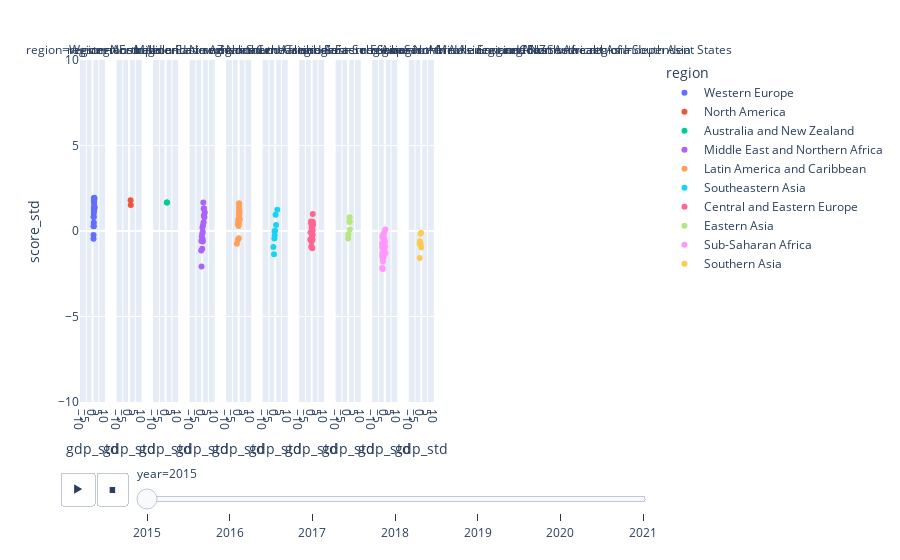

Notebook source saved alongside this figure:
### Code cell
fig = px.scatter(df, x="gdp_std", y="score_std", animation_frame="year", animation_group="country", color="region", hover_name="country", facet_col="region",
           log_x=False, size_max=45, range_x=[-10,10], range_y=[-10,10])
fig.show()

### Figure 1 — Plotly figure (JSON) as saved in the notebook; plotly's stock layout.template omitted (floating-point values rounded to 4 significant figures)
{"data": [{"hovertemplate": "<b>%{hovertext}</b><br><br>region=Western Europe<br>year=2015<br>gdp_std=%{x}<br>score_std=%{y}<extra></extra>", "hovertext": ["Switzerland", "Iceland", "Denmark", "Norway", "Finland", "Netherlands", "Sweden", "Austria", "Luxembourg", "Ireland", "Belgium", "United Kingdom", "Germany", "France", "Spain", "Malta", "Italy", "North Cyprus", "Cyprus", "Portugal", "Greece"], "ids": ["Switzerland", "Iceland", "Denmark", "Norway", "Finland", "Netherlands", "Sweden", "Austria", "Luxembourg", "Ireland", "Belgium", "United Kingdom", "Germany", "France", "Spain", "Malta", "Italy", "North Cyprus", "Cyprus", "Portugal", "Greece"], "legendgroup": "Western Europe", "marker": {"color": "#636efa", "symbol": "circle"}, "mode": "markers", "name": "Western Europe", "orientation": "v", "showlegend": true, "type": "scatter", "x": [1.37, 1.135, 1.193, 1.525, 1.105, 1.203, 1.208, 1.222, 1.786, 1.219, 1.149, 1.046, 1.199, 1.074, 0.9555, 0.899, 1.008, 0.9007, 0.9008, 0.7808, 0.7663], "xaxis": "x", "y": [1.937, 1.915, 1.885, 1.88, 1.779, 1.754, 1.742, 1.598, 1.376, 1.371, 1.368, 1.307, 1.204, 1.051, 0.8352, 0.8115, 0.5014, 0.2797, 0.2745, -0.2398, -0.4545], "yaxis": "y"}, {"hovertemplate": "<b>%{hovertext}</b><br><br>region=North America<br>year=2015<br>gdp_std=%{x}<br>score_std=%{y}<extra></extra>", "hovertext": ["Canada", "United States"], "ids": ["Canada", "United States"], "legendgroup": "North America", "marker": {"color": "#EF553B", "symbol": "circle"}, "mode": "markers", "name": "North America", "orientation": "v", "showlegend": true, "type": "scatter", "x": [1.195, 1.365], "xaxis": "x2", "y": [1.797, 1.527], "yaxis": "y2"}, {"hovertemplate": "<b>%{hovertext}</b><br><br>region=Australia and New Zealand<br>year=2015<br>gdp_std=%{x}<br>score_std=%{y}<extra></extra>", "hovertext": ["New Zealand", "Australia"], "ids": ["New Zealand", "Australia"], "legendgroup": "Australia and New Zealand", "marker": {"color": "#00cc96", "symbol": "circle"}, "mode": "markers", "name": "Australia and New Zealand", "orientation": "v", "showlegend": true, "type": "scatter", "x": [1.005, 1.213], "xaxis": "x3", "y": [1.674, 1.672], "yaxis": "y3"}, {"hovertemplate": "<b>%{hovertext}</b><br><br>region=Middle East and Northern Africa<br>year=2015<br>gdp_std=%{x}<br>score_std=%{y}<extra></extra>", "hovertext": ["Israel", "United Arab Emirates", "Oman", "Qatar", "Saudi Arabia", "Kuwait", "Bahrain", "Libya", "Algeria", "Turkey", "Jordan", "Morocco", "Lebanon", "Tunisia", "Palestinian Territories", "Iran", "Iraq", "Egypt", "Yemen", "Syria"], "ids": ["Israel", "United Arab Emirates", "Oman", "Qatar", "Saudi Arabia", "Kuwait", "Bahrain", "Libya", "Algeria", "Turkey", "Jordan", "Morocco", "Lebanon", "Tunisia", "Palestinian Territories", "Iran", "Iraq", "Egypt", "Yemen", "Syria"], "legendgroup": "Middle East and Northern Africa", "marker": {"color": "#ab63fa", "symbol": "circle"}, "mode": "markers", "name": "Middle East and Northern Africa", "orientation": "v", "showlegend": true, "type": "scatter", "x": [0.9517, 1.446, 1.279, 2.101, 1.367, 1.762, 1.189, 0.71, 0.2318, 0.5346, 0.139, -0.2771, 0.4467, 0.08708, -0.6158, 0.4048, 0.3468, 0.08875, -0.7457, -0.4552], "xaxis": "x4", "y": [1.667, 1.336, 1.294, 1.082, 0.907, 0.8054, 0.5119, 0.3314, 0.2009, -0.03832, -0.161, -0.3178, -0.4702, -0.5579, -0.5789, -0.6043, -0.6122, -1.035, -1.138, -2.076], "yaxis": "y4"}, {"hovertemplate": "<b>%{hovertext}</b><br><br>region=Latin America and Caribbean<br>year=2015<br>gdp_std=%{x}<br>score_std=%{y}<extra></extra>", "hovertext": ["Costa Rica", "Mexico", "Brazil", "Venezuela", "Panama", "Chile", "Argentina", "Uruguay", "Colombia", "Suriname", "Trinidad and Tobago", "El Salvador", "Guatemala", "Ecuador", "Bolivia", "Paraguay", "Nicaragua", "Peru", "Jamaica", "Dominican Republic", "Honduras", "Haiti"], "ids": ["Costa Rica", "Mexico", "Brazil", "Venezuela", "Panama", "Chile", "Argentina", "Uruguay", "Colombia", "Suriname", "Trinidad and Tobago", "El Salvador", "Guatemala", "Ecuador", "Bolivia", "Paraguay", "Nicaragua", "Peru", "Jamaica", "Dominican Republic", "Honduras", "Haiti"], "legendgroup": "Latin America and Caribbean", "marker": {"color": "#FFA15A", "symbol": "circle"}, "mode": "markers", "name": "Latin America and Caribbean", "orientation": "v", "showlegend": true, "type": "scatter", "x": [0.2728, 0.434, 0.3362, 0.493, 0.541, 0.6495, 0.5161, 0.5363, 0.1804, 0.3713, 0.91, -0.2031, -0.2504, 0.0445, -0.4101, -0.2147, -0.6293, 0.1345, -0.08898, 0.1225, -0.6242, -1.442], "xaxis": "x5", "y": [1.621, 1.587, 1.408, 1.257, 1.236, 1.134, 1.05, 0.9719, 0.9649, 0.7826, 0.6941, 0.6608, 0.6547, 0.525, 0.4506, 0.4401, 0.3962, 0.3927, 0.292, -0.4299, -0.5149, -0.7515], "yaxis": "y5"}, {"hovertemplate": "<b>%{hovertext}</b><br><br>region=Southeastern Asia<br>year=2015<br>gdp_std=%{x}<br>score_std=%{y}<extra></extra>", "hovertext": ["Singapore", "Thailand", "Malaysia", "Indonesia", "Vietnam", "Philippines", "Laos", "Myanmar", "Cambodia"], "ids": ["Singapore", "Thailand", "Malaysia", "Indonesia", "Vietnam", "Philippines", "Laos", "Myanmar", "Cambodia"], "legendgroup": "Southeastern Asia", "marker": {"color": "#19d3f3", "symbol": "circle"}, "mode": "markers", "name": "Southeastern Asia", "orientation": "v", "showlegend": true, "type": "scatter", "x": [1.682, 0.3005, 0.6936, -0.04446, -0.5325, -0.3504, -0.6358, -1.431, -0.96], "xaxis": "x6", "y": [1.246, 0.9456, 0.3454, 0.02038, -0.01379, -0.2652, -0.4378, -0.9364, -1.364], "yaxis": "y6"}, {"hovertemplate": "<b>%{hovertext}</b><br><br>region=Central and Eastern Europe<br>year=2015<br>gdp_std=%{x}<br>score_std=%{y}<extra></extra>", "hovertext": ["Czech Republic", "Uzbekistan", "Slovakia", "Moldova", "Kazakhstan", "Slovenia", "Lithuania", "Belarus", "Poland", "Croatia", "Russia", "Kosovo", "Turkmenistan", "Estonia", "Kyrgyzstan", "Azerbaijan", "Montenegro", "Romania", "Serbia", "Latvia", "Macedonia", "Albania", "Bosnia and Herzegovina", "Hungary", "Tajikistan", "Ukraine", "Armenia", "Georgia", "Bulgaria"], "ids": ["Czech Republic", "Uzbekistan", "Slovakia", "Moldova", "Kazakhstan", "Slovenia", "Lithuania", "Belarus", "Poland", "Croatia", "Russia", "Kosovo", "Turkmenistan", "Estonia", "Kyrgyzstan", "Azerbaijan", "Montenegro", "Romania", "Serbia", "Latvia", "Macedonia", "Albania", "Bosnia and Herzegovina", "Hungary", "Tajikistan", "Ukraine", "Armenia", "Georgia", "Bulgaria"], "legendgroup": "Central and Eastern Europe", "marker": {"color": "#FF6692", "symbol": "circle"}, "mode": "markers", "name": "Central and Eastern Europe", "orientation": "v", "showlegend": true, "type": "scatter", "x": [0.8283, -0.5318, 0.8032, -0.6263, 0.6878, 0.8432, 0.7493, 0.4623, 0.6953, 0.5883, 0.7254, -0.1111, 0.2795, 0.7605, -0.9254, 0.4423, 0.3191, 0.491, 0.1851, 0.6644, 0.1801, 0.08096, -0.03461, 0.6839, -1.134, -0.1171, -0.1939, -0.2594, 0.4132], "xaxis": "x7", "y": [0.9894, 0.5496, 0.5426, 0.4497, 0.4199, 0.4138, 0.4006, 0.3831, 0.3638, 0.3358, 0.2981, 0.1868, 0.1509, 0.04667, -0.07862, -0.1435, -0.161, -0.2206, -0.2214, -0.2433, -0.3231, -0.3651, -0.3739, -0.5044, -0.5167, -0.6087, -0.8987, -0.9451, -1.014], "yaxis": "y7"}, {"hovertemplate": "<b>%{hovertext}</b><br><br>region=Eastern Asia<br>year=2015<br>gdp_std=%{x}<br>score_std=%{y}<extra></extra>", "hovertext": ["Taiwan", "Japan", "South Korea", "Hong Kong", "China", "Mongolia"], "ids": ["Taiwan", "Japan", "South Korea", "Hong Kong", "China", "Mongolia"], "legendgroup": "Eastern Asia", "marker": {"color": "#B6E880", "symbol": "circle"}, "mode": "markers", "name": "Eastern Asia", "orientation": "v", "showlegend": true, "type": "scatter", "x": [1.107, 1.057, 0.9916, 1.344, 0.1095, -0.04466], "xaxis": "x8", "y": [0.808, 0.5355, 0.5329, 0.08609, -0.2065, -0.4396], "yaxis": "y8"}, {"hovertemplate": "<b>%{hovertext}</b><br><br>region=Sub-Saharan Africa<br>year=2015<br>gdp_std=%{x}<br>score_std=%{y}<extra></extra>", "hovertext": ["Mauritius", "Nigeria", "Zambia", "Somaliland region", "Mozambique", "Lesotho", "Swaziland", "South Africa", "Ghana", "Zimbabwe", "Liberia", "Sudan", "Congo (Kinshasa)", "Ethiopia", "Sierra Leone", "Mauritania", "Kenya", "Djibouti", "Botswana", "Malawi", "Cameroon", "Angola", "Mali", "Congo (Brazzaville)", "Comoros", "Uganda", "Senegal", "Gabon", "Niger", "Tanzania", "Madagascar", "Central African Republic", "Chad", "Guinea", "Ivory Coast", "Burkina Faso", "Rwanda", "Benin", "Burundi", "Togo"], "ids": ["Mauritius", "Nigeria", "Zambia", "Somaliland region", "Mozambique", "Lesotho", "Swaziland", "South Africa", "Ghana", "Zimbabwe", "Liberia", "Sudan", "Congo (Kinshasa)", "Ethiopia", "Sierra Leone", "Mauritania", "Kenya", "Djibouti", "Botswana", "Malawi", "Cameroon", "Angola", "Mali", "Congo (Brazzaville)", "Comoros", "Uganda", "Senegal", "Gabon", "Niger", "Tanzania", "Madagascar", "Central African Republic", "Chad", "Guinea", "Ivory Coast", "Burkina Faso", "Rwanda", "Benin", "Burundi", "Togo"], "legendgroup": "Sub-Saharan Africa", "marker": {"color": "#FF97FF", "symbol": "circle"}, "mode": "markers", "name": "Sub-Saharan Africa", "orientation": "v", "showlegend": true, "type": "scatter", "x": [0.4018, -0.4773, -0.9351, -1.637, -1.899, -1.171, -0.3337, 0.185, -0.7479, -1.431, -1.928, -0.8089, -2.106, -1.631, -1.284, -0.9757, -1.198, -1.01, 0.3668, -2.066, -1.054, -0.2199, -1.457, -0.4168, -1.511, -1.581, -1.197, 0.5328, -1.933, -1.396, -1.587, -1.91, -1.255, -1.672, -0.9476, -1.463, -1.553, -1.392, -2.068, -1.586], "xaxis": "x9", "y": [0.08872, -0.09439, -0.2162, -0.2793, -0.3546, -0.4186, -0.4457, -0.6428, -0.6507, -0.6709, -0.7051, -0.7235, -0.7524, -0.7567, -0.7611, -0.8233, -0.8382, -0.882, -0.9144, -0.9495, -0.9845, -1.176, -1.21, -1.215, -1.244, -1.266, -1.289, -1.296, -1.341, -1.397, -1.485, -1.487, -1.497, -1.507, -1.508, -1.567, -1.674, -1.784, -2.165, -2.223], "yaxis": "y9"}, {"hovertemplate": "<b>%{hovertext}</b><br><br>region=Southern Asia<br>year=2015<br>gdp_std=%{x}<br>score_std=%{y}<extra></extra>", "hovertext": ["Bhutan", "Pakistan", "Bangladesh", "India", "Nepal", "Sri Lanka", "Afghanistan"], "ids": ["Bhutan", "Pakistan", "Bangladesh", "India", "Nepal", "Sri Lanka", "Afghanistan"], "legendgroup": "Southern Asia", "marker": {"color": "#FECB52", "symbol": "circle"}, "mode": "markers", "name": "Southern Asia", "orientation": "v", "showlegend": true, "type": "scatter", "x": [-0.1884, -0.6239, -1.116, -0.5006, -1.21, -0.02712, -1.31], "xaxis": "x10", "y": [-0.1075, -0.1592, -0.5973, -0.7103, -0.755, -0.9679, -1.578], "yaxis": "y10"}], "layout": {"annotations": [{"font": {}, "showarrow": false, "text": "region=Western Europe", "x": 0.02187, "xanchor": "center", "xref": "paper", "y": 1, "yanchor": "bottom", "yref": "paper"}, {"font": {}, "showarrow": false, "text": "region=North America", "x": 0.08563, "xanchor": "center", "xref": "paper", "y": 1, "yanchor": "bottom", "yref": "paper"}, {"font": {}, "showarrow": false, "text": "region=Australia and New Zealand", "x": 0.1494, "xanchor": "center", "xref": "paper", "y": 1, "yanchor": "bottom", "yref": "paper"}, {"font": {}, "showarrow": false, "text": "region=Middle East and Northern Africa", "x": 0.2131, "xanchor": "center", "xref": "paper", "y": 1, "yanchor": "bottom", "yref": "paper"}, {"font": {}, "showarrow": false, "text": "region=Latin America and Caribbean", "x": 0.2769, "xanchor": "center", "xref": "paper", "y": 1, "yanchor": "bottom", "yref": "paper"}, {"font": {}, "showarrow": false, "text": "region=Southeastern Asia", "x": 0.3406, "xanchor": "center", "xref": "paper", "y": 1, "yanchor": "bottom", "yref": "paper"}, {"font": {}, "showarrow": false, "text": "region=Central and Eastern Europe", "x": 0.4044, "xanchor": "center", "xref": "paper", "y": 1, "yanchor": "bottom", "yref": "paper"}, {"font": {}, "showarrow": false, "text": "region=Eastern Asia", "x": 0.4681, "xanchor": "center", "xref": "paper", "y": 1, "yanchor": "bottom", "yref": "paper"}, {"font": {}, "showarrow": false, "text": "region=Sub-Saharan Africa", "x": 0.5319, "xanchor": "center", "xref": "paper", "y": 1, "yanchor": "bottom", "yref": "paper"}, {"font": {}, "showarrow": false, "text": "region=Southern Asia", "x": 0.5956, "xanchor": "center", "xref": "paper", "y": 1, "yanchor": "bottom", "yref": "paper"}, {"font": {}, "showarrow": false, "text": "region=North America and ANZ", "x": 0.6594, "xanchor": "center", "xref": "paper", "y": 1, "yanchor": "bottom", "yref": "paper"}, {"font": {}, "showarrow": false, "text": "region=Middle East and North Africa", "x": 0.7231, "xanchor": "center", "xref": "paper", "y": 1, "yanchor": "bottom", "yref": "paper"}, {"font": {}, "showarrow": false, "text": "region=East Asia", "x": 0.7869, "xanchor": "center", "xref": "paper", "y": 1, "yanchor": "bottom", "yref": "paper"}, {"font": {}, "showarrow": false, "text": "region=Southeast Asia", "x": 0.8506, "xanchor": "center", "xref": "paper", "y": 1, "yanchor": "bottom", "yref": "paper"}, {"font": {}, "showarrow": false, "text": "region=Commonwealth of Independent States", "x": 0.9144, "xanchor": "center", "xref": "paper", "y": 1, "yanchor": "bottom", "yref": "paper"}, {"font": {}, "showarrow": false, "text": "region=South Asia", "x": 0.9781, "xanchor": "center", "xref": "paper", "y": 1, "yanchor": "bottom", "yref": "paper"}], "legend": {"title": {"text": "region"}, "tracegroupgap": 0}, "margin": {"t": 60}, "sliders": [{"active": 0, "currentvalue": {"prefix": "year="}, "len": 0.9, "pad": {"b": 10, "t": 60}, "steps": [{"args": [["2015"], {"frame": {"duration": 0, "redraw": false}, "fromcurrent": true, "mode": "immediate", "transition": {"duration": 0, "easing": "linear"}}], "label": "2015", "method": "animate"}, {"args": [["2016"], {"frame": {"duration": 0, "redraw": false}, "fromcurrent": true, "mode": "immediate", "transition": {"duration": 0, "easing": "linear"}}], "label": "2016", "method": "animate"}, {"args": [["2017"], {"frame": {"duration": 0, "redraw": false}, "fromcurrent": true, "mode": "immediate", "transition": {"duration": 0, "easing": "linear"}}], "label": "2017", "method": "animate"}, {"args": [["2018"], {"frame": {"duration": 0, "redraw": false}, "fromcurrent": true, "mode": "immediate", "transition": {"duration": 0, "easing": "linear"}}], "label": "2018", "method": "animate"}, {"args": [["2019"], {"frame": {"duration": 0, "redraw": false}, "fromcurrent": true, "mode": "immediate", "transition": {"duration": 0, "easing": "linear"}}], "label": "2019", "method": "animate"}, {"args": [["2020"], {"frame": {"duration": 0, "redraw": false}, "fromcurrent": true, "mode": "immediate", "transition": {"duration": 0, "easing": "linear"}}], "label": "2020", "method": "animate"}, {"args": [["2021"], {"frame": {"duration": 0, "redraw": false}, "fromcurrent": true, "mode": "immediate", "transition": {"duration": 0, "easing": "linear"}}], "label": "2021", "method": "animate"}], "x": 0.1, "xanchor": "left", "y": 0, "yanchor": "top"}], "updatemenus": [{"buttons": [{"args": [null, {"frame": {"duration": 500, "redraw": false}, "fromcurrent": true, "mode": "immediate", "transition": {"duration": 500, "easing": "linear"}}], "label": "&#9654;", "method": "animate"}, {"args": [[null], {"frame": {"duration": 0, "redraw": false}, "fromcurrent": true, "mode": "immediate", "transition": {"duration": 0, "easing": "linear"}}], "label": "&#9724;", "method": "animate"}], "direction": "left", "pad": {"r": 10, "t": 70}, "showactive": false, "type": "buttons", "x": 0.1, "xanchor": "right", "y": 0, "yanchor": "top"}], "xaxis": {"anchor": "y", "domain": [0, 0.04375], "range": [-10, 10], "title": {"text": "gdp_std"}}, "xaxis10": {"anchor": "y10", "domain": [0.5737, 0.6175], "matches": "x", "range": [-10, 10], "title": {"text": "gdp_std"}}, "xaxis11": {"anchor": "y11", "domain": [0.6375, 0.6813], "matches": "x", "range": [-10, 10], "title": {"text": "gdp_std"}}, "xaxis12": {"anchor": "y12", "domain": [0.7013, 0.745], "matches": "x", "range": [-10, 10], "title": {"text": "gdp_std"}}, "xaxis13": {"anchor": "y13", "domain": [0.765, 0.8087], "matches": "x", "range": [-10, 10], "title": {"text": "gdp_std"}}, "xaxis14": {"anchor": "y14", "domain": [0.8287, 0.8725], "matches": "x", "range": [-10, 10], "title": {"text": "gdp_std"}}, "xaxis15": {"anchor": "y15", "domain": [0.8925, 0.9362], "matches": "x", "range": [-10, 10], "title": {"text": "gdp_std"}}, "xaxis16": {"anchor": "y16", "domain": [0.9562, 1.0], "matches": "x", "range": [-10, 10], "title": {"text": "gdp_std"}}, "xaxis2": {"anchor": "y2", "domain": [0.06375, 0.1075], "matches": "x", "range": [-10, 10], "title": {"text": "gdp_std"}}, "xaxis3": {"anchor": "y3", "domain": [0.1275, 0.1713], "matches": "x", "range": [-10, 10], "title": {"text": "gdp_std"}}, "xaxis4": {"anchor": "y4", "domain": [0.1912, 0.235], "matches": "x", "range": [-10, 10], "title": {"text": "gdp_std"}}, "xaxis5": {"anchor": "y5", "domain": [0.255, 0.2988], "matches": "x", "range": [-10, 10], "title": {"text": "gdp_std"}}, "xaxis6": {"anchor": "y6", "domain": [0.3187, 0.3625], "matches": "x", "range": [-10, 10], "title": {"text": "gdp_std"}}, "xaxis7": {"anchor": "y7", "domain": [0.3825, 0.4263], "matches": "x", "range": [-10, 10], "title": {"text": "gdp_std"}}, "xaxis8": {"anchor": "y8", "domain": [0.4463, 0.49], "matches": "x", "range": [-10, 10], "title": {"text": "gdp_std"}}, "xaxis9": {"anchor": "y9", "domain": [0.51, 0.5537], "matches": "x", "range": [-10, 10], "title": {"text": "gdp_std"}}, "yaxis": {"anchor": "x", "domain": [0, 1], "range": [-10, 10], "title": {"text": "score_std"}}, "yaxis10": {"anchor": "x10", "domain": [0, 1], "matches": "y", "showticklabels": false}, "yaxis11": {"anchor": "x11", "domain": [0, 1], "matches": "y", "showticklabels": false}, "yaxis12": {"anchor": "x12", "domain": [0, 1], "matches": "y", "showticklabels": false}, "yaxis13": {"anchor": "x13", "domain": [0, 1], "matches": "y", "showticklabels": false}, "yaxis14": {"anchor": "x14", "domain": [0, 1], "matches": "y", "showticklabels": false}, "yaxis15": {"anchor": "x15", "domain": [0, 1], "matches": "y", "showticklabels": false}, "yaxis16": {"anchor": "x16", "domain": [0, 1], "matches": "y", "showticklabels": false}, "yaxis2": {"anchor": "x2", "domain": [0, 1], "matches": "y", "showticklabels": false}, "yaxis3": {"anchor": "x3", "domain": [0, 1], "matches": "y", "showticklabels": false}, "yaxis4": {"anchor": "x4", "domain": [0, 1], "matches": "y", "showticklabels": false}, "yaxis5": {"anchor": "x5", "domain": [0, 1], "matches": "y", "showticklabels": false}, "yaxis6": {"anchor": "x6", "domain": [0, 1], "matches": "y", "showticklabels": false}, "yaxis7": {"anchor": "x7", "domain": [0, 1], "matches": "y", "showticklabels": false}, "yaxis8": {"anchor": "x8", "domain": [0, 1], "matches": "y", "showticklabels": false}, "yaxis9": {"anchor": "x9", "domain": [0, 1], "matches": "y", "showticklabels": false}}}
